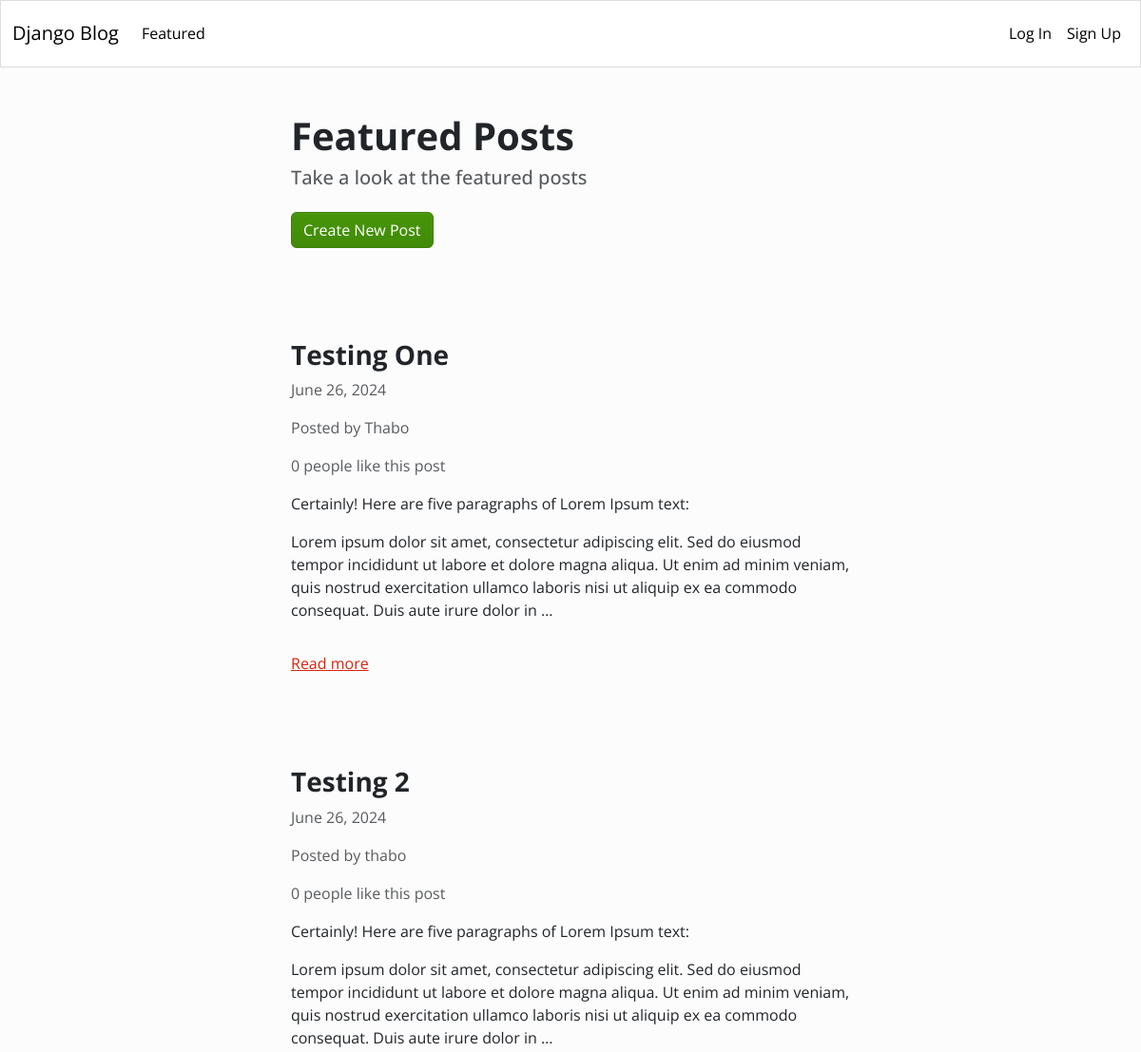
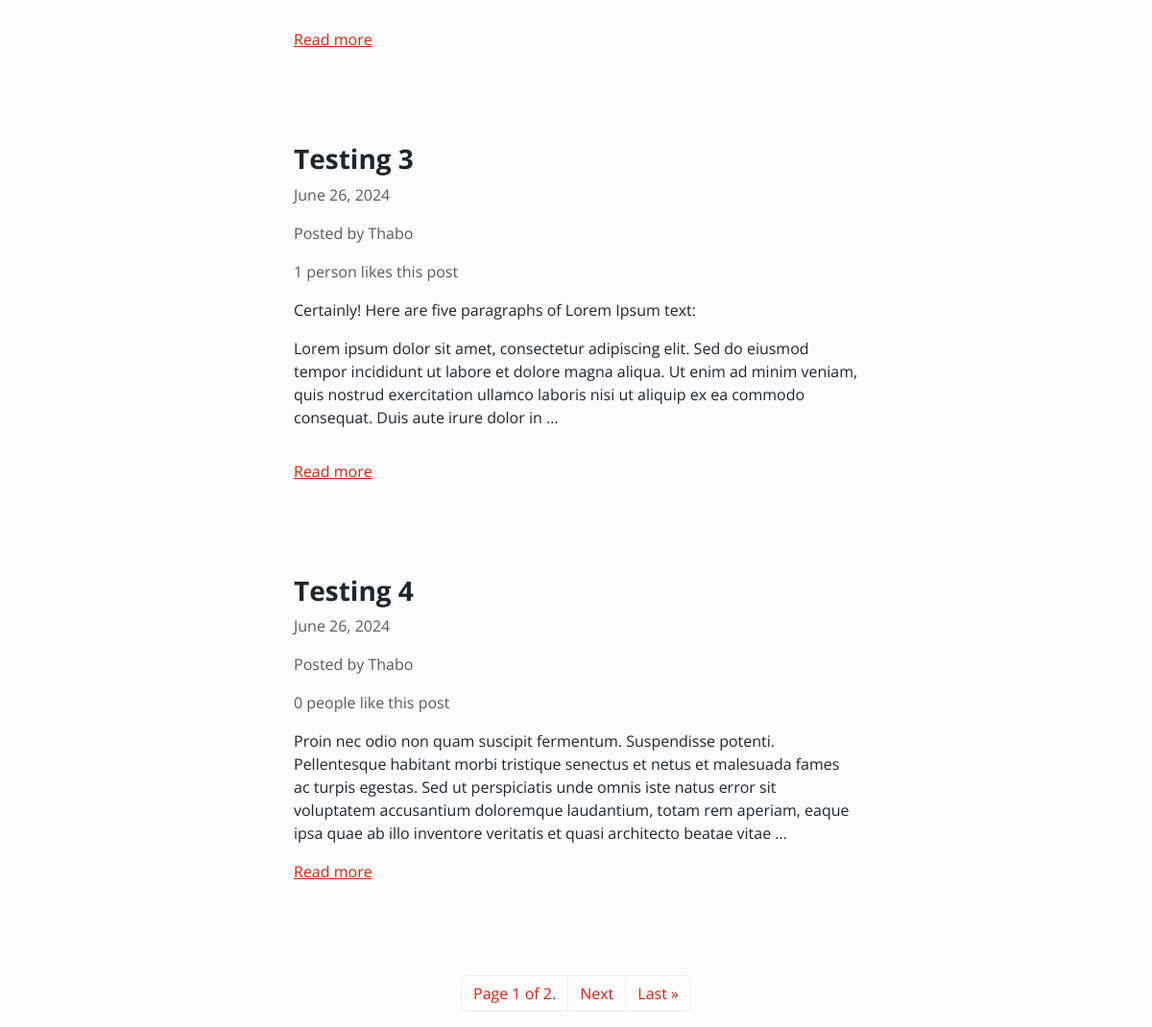
Before: /blog/featured/ with the older database file (2 pictures, top to bottom).
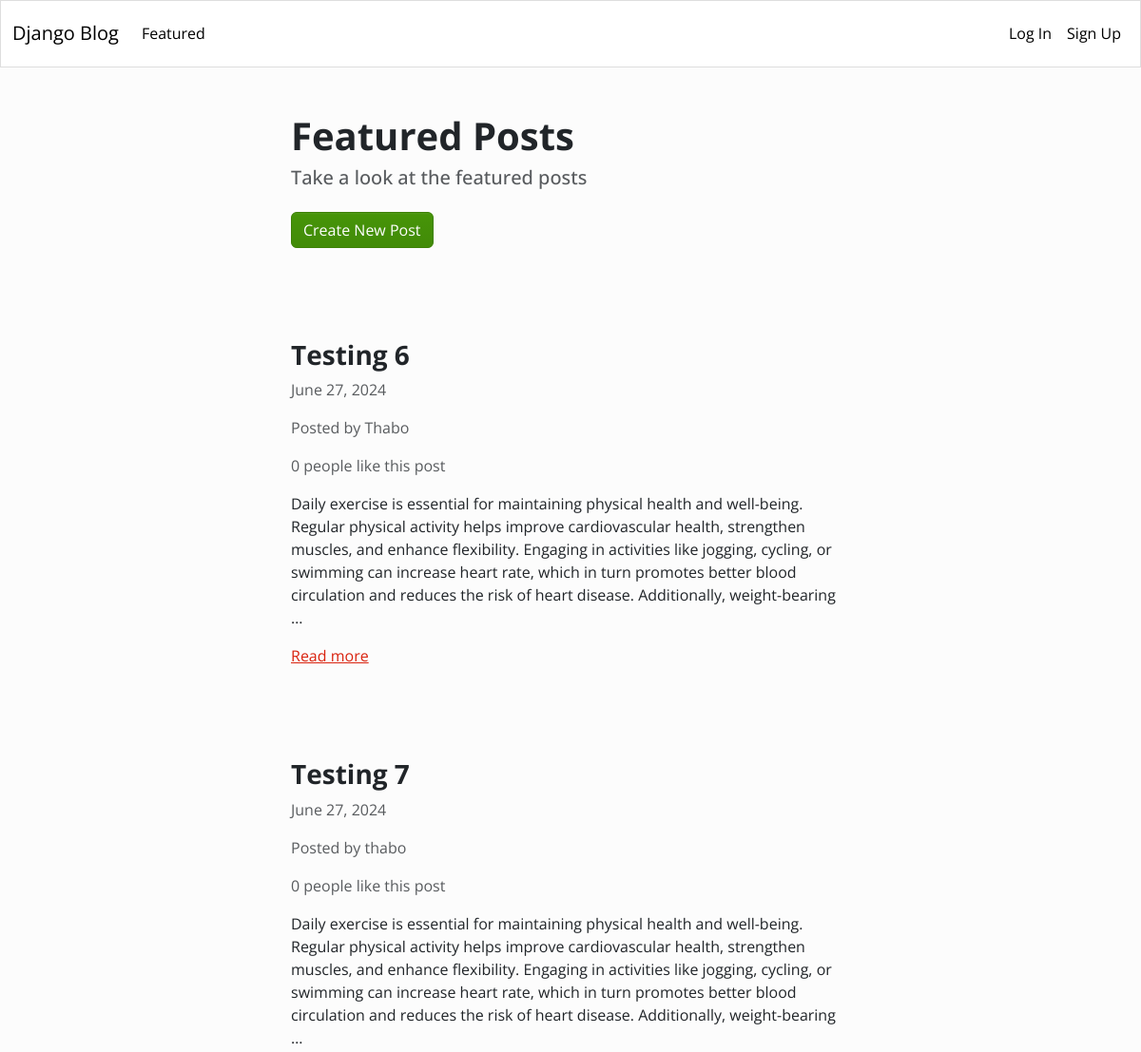
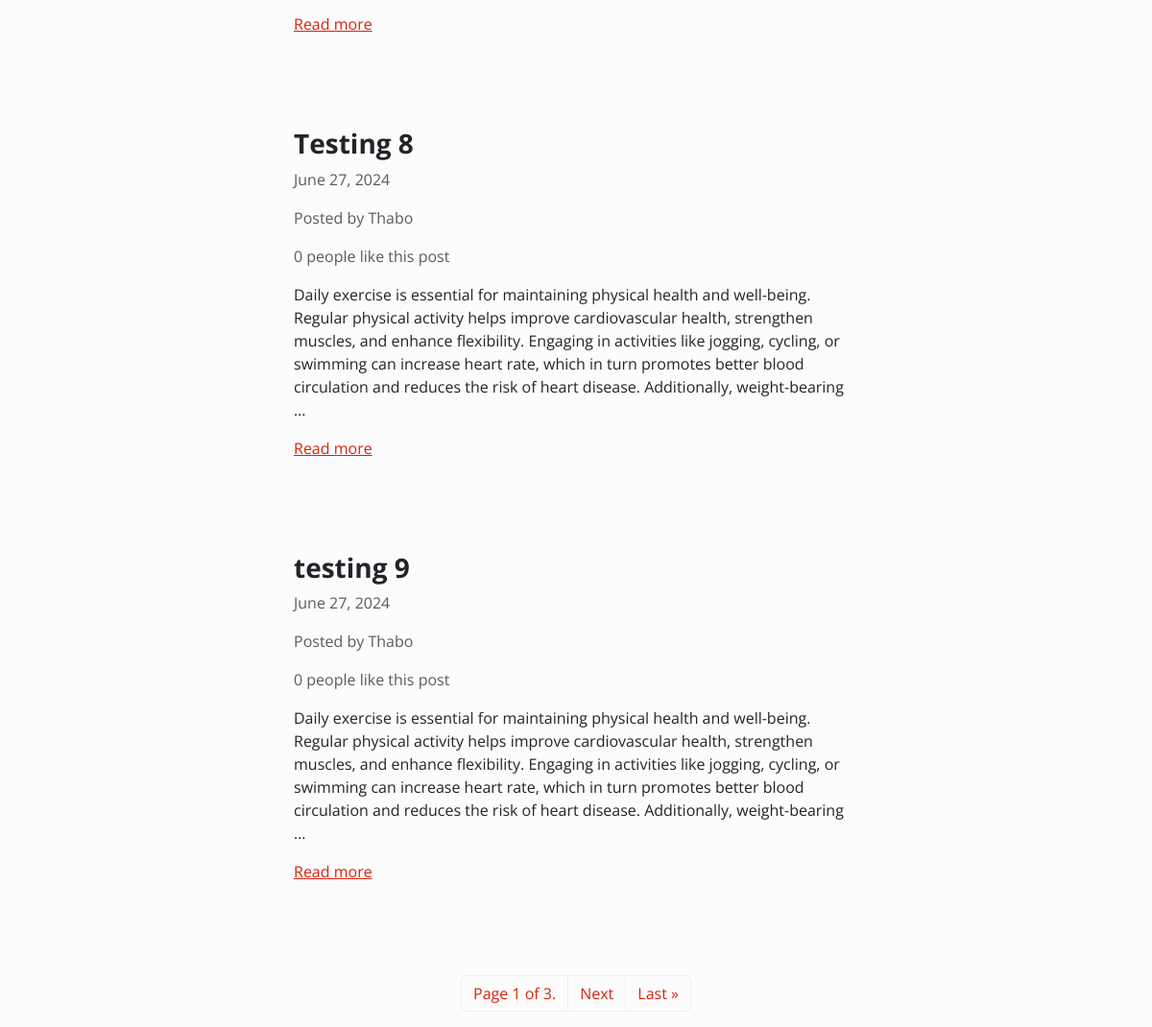
After: the same page with the newer database file (2 pictures, top to bottom).
### blog/models.py (models this page shows)
class Article(models.Model):
    title = models.CharField(max_length=255)
    content = HTMLField()
    date = models.DateField(auto_now_add=True)
    author = models.ForeignKey(User, on_delete=models.CASCADE)
    featured = models.BooleanField(default=False)
    likes = models.ManyToManyField(User, related_name='likes', blank=True)
    image = models.ImageField(upload_to='images/', blank=True, null=True)

### blog/views.py (the view)
# urls.py: path('featured/', Featured.as_view(), name='featured'),
class Featured(ListView):
    model = Article
    queryset = Article.objects.filter(featured=True).order_by('-date')
    template_name = 'blog/featured.html'
    paginate_by = 4

### blog/templates/blog/featured.html (shortened to what this page needs)
{% extends "blog/blog_base.html" %}
{% block content %}
    <div class="row">
        <div class="col-md-6 col-12 mx-md-auto mx-3 mt-5 mb-5">
            <h1 class="fw-bolder">Featured Posts</h1>
            <h5 class="text-muted">Take a look at the featured posts</h5>
            <a href="{% url 'create_article' %}" class="btn btn-success mt-3">Create New Post</a>
        </div>
    </div>
    {% for object in object_list %}
    <div class="row">
        <div class="col-md-6 col-11 mx-md-auto mx-3 mt-5 mb-5">
            <h3 class="fw-bold">{{ object.title }}</h3>
            <p class="text-muted">{{ object.date }}</p>
            <p class="text-muted">Posted by {{ object.author.username }}</p>
            {% if object.likes.count == 1 %}
                <p class="text-muted">{{ object.likes.count }} person likes this post</p>
            {% else %}
                <p class="text-muted">{{ object.likes.count }} people like this post</p>
            {% endif %}
            <div class="my-3">
                {{ object.content|truncatewords_html:50|safe }}
            </div>
            <a href="{% url 'detail_article' object.id %}">Read more</a>
        </div>
    </div>
    {% endfor %}
    <nav>
        <ul class="pagination">
            <div class="mx-auto d-flex flex-row mt-5">
                <li class="page-item">
                    <a href="#" class="page-link">Page {{ page_obj.number }} of {{ page_obj.paginator.num_pages }}.</a>
                </li>
                {% if page_obj.has_next %}
                    <li class="page-item">
                        <a class="page-link" href="?page={{ page_obj.next_page_number }}">Next</a>
                    </li>
                    <li class="page-item">
                        <a href="?page={{ page_obj.paginator.num_pages }}" class="page-link">Last &raquo;</a>
                    </li>
                {% endif %}
            </div>
        </ul>
    </nav>
{% endblock %}

Changed rows visible on the page:
no longer on this page (row unchanged): Article: title "Testing One", date "June 26, 2024", author.username "Thabo", likes.count "0", content "Certainly! Here are five paragraphs of Lorem Ipsum text: Lorem ipsum dolor sit amet, consectetur adipiscing elit. Sed do eiusmod tempor incididunt ut labore et dolore magna aliqua. Ut enim ad minim veniam, quis nostrud exercitation ullamco laboris nisi ut aliquip ex ea commodo consequat. Duis aute irure dolor in …"
no longer on this page (row unchanged): Article: title "Testing 2", date "June 26, 2024", author.username "thabo", likes.count "0", content "Certainly! Here are five paragraphs of Lorem Ipsum text: Lorem ipsum dolor sit amet, consectetur adipiscing elit. Sed do eiusmod tempor incididunt ut labore et dolore magna aliqua. Ut enim ad minim veniam, quis nostrud exercitation ullamco laboris nisi ut aliquip ex ea commodo consequat. Duis aute irure dolor in …"
no longer on this page (row unchanged): Article: title "Testing 3", date "June 26, 2024", author.username "Thabo", likes.count "1", content "Certainly! Here are five paragraphs of Lorem Ipsum text: Lorem ipsum dolor sit amet, consectetur adipiscing elit. Sed do eiusmod tempor incididunt ut labore et dolore magna aliqua. Ut enim ad minim veniam, quis nostrud exercitation ullamco laboris nisi ut aliquip ex ea commodo consequat. Duis aute irure dolor in …"
no longer on this page (row unchanged): Article: title "Testing 4", date "June 26, 2024", author.username "Thabo", likes.count "0", content "Proin nec odio non quam suscipit fermentum. Suspendisse potenti. Pellentesque habitant morbi tristique senectus et netus et malesuada fames ac turpis egestas. Sed ut perspiciatis unde omnis iste natus error sit voluptatem accusantium doloremque laudantium, totam rem aperiam, eaque ipsa quae ab illo inventore veritatis et quasi architecto beatae vitae …"
added Article: title "Testing 6", date "June 27, 2024", author.username "Thabo", likes.count "0", content "Daily exercise is essential for maintaining physical health and well-being. Regular physical activity helps improve cardiovascular health, strengthen muscles, and enhance flexibility. Engaging in activities like jogging, cycling, or swimming can increase heart rate, which in turn promotes better blood circulation and reduces the risk of heart disease. Additionally, weight-bearing …"
added Article: title "Testing 7", date "June 27, 2024", author.username "thabo", likes.count "0", content "Daily exercise is essential for maintaining physical health and well-being. Regular physical activity helps improve cardiovascular health, strengthen muscles, and enhance flexibility. Engaging in activities like jogging, cycling, or swimming can increase heart rate, which in turn promotes better blood circulation and reduces the risk of heart disease. Additionally, weight-bearing …"
added Article: title "Testing 8", date "June 27, 2024", author.username "Thabo", likes.count "0", content "Daily exercise is essential for maintaining physical health and well-being. Regular physical activity helps improve cardiovascular health, strengthen muscles, and enhance flexibility. Engaging in activities like jogging, cycling, or swimming can increase heart rate, which in turn promotes better blood circulation and reduces the risk of heart disease. Additionally, weight-bearing …"
added Article: title "testing 9", date "June 27, 2024", author.username "Thabo", likes.count "0", content "Daily exercise is essential for maintaining physical health and well-being. Regular physical activity helps improve cardiovascular health, strengthen muscles, and enhance flexibility. Engaging in activities like jogging, cycling, or swimming can increase heart rate, which in turn promotes better blood circulation and reduces the risk of heart disease. Additionally, weight-bearing …"
Other visible differences:
{{ page_obj.paginator.num_pages }}: "2" → "3"
